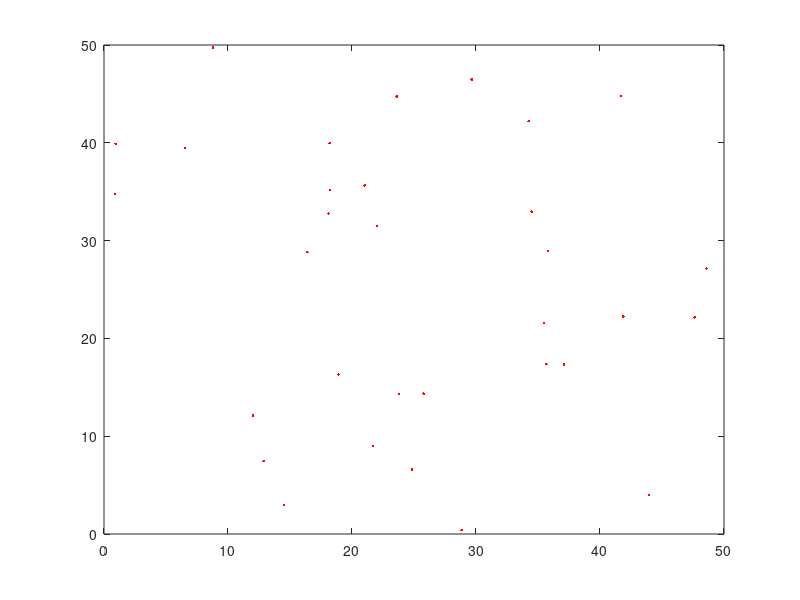

MATLAB code for this plot: (Note: this script raises an error after producing the figure.)
close all
clear
clc
addpath(genpath(cd))
warning('off')
%%
N = 32;                       % number of nodes
area = [50, 50];              % nodes deployment area in meter
Trange = 5;                   % transmission range of sensor node in meter
nodes.pos = area(1).*rand(N, 2); % nodes geographical locations
lambda = 0.125;                % signal wavelength in meter
nodes.major = Trange;        % major axis for elliptical range in meter
nodes.minor = lambda * Trange;  % minor axis for elliptical range in meter
redundantNo = round(10 * N / 100);

%% Hammersley Sequence-Based Initialization
% Generate Hammersley sequence for initial particle positions (x, y)
%[H_x, H_y] = hammersleySequence(N);

% Scale Hammersley sequence to the area
%nodes.pos = [area(1) * H_x, area(2) * H_y];  % Particle positions initialized with Hammersley sequence


%%
% plot the nodes deployment
cnt = 1;
for ii = 1:N      
    for jj = 1:N
        if ii ~= jj
            nodes.distance(ii, jj) = pdist([nodes.pos(ii, :); nodes.pos(jj, :)]);
            if nodes.distance(ii, jj) < Trange || nodes.distance(ii, jj) == Trange
                nodes.inrange(ii, jj) = 1;
            else
                nodes.inrange(ii, jj) = 0;
            end
        end
    end
end

figure
F5 = plot(nodes.pos(:, 1), nodes.pos(:, 2), '.', 'color', 'r');
hold on
for ii = 1:N                   % plot the circular transmission range
    [nodes.circle.x(ii,:), nodes.circle.y(ii,:)] = circle(nodes.pos(ii, 1), nodes.pos(ii, 2), Trange);
    F6 = fill(nodes.circle.x(ii,:), nodes.circle.y(ii,:), [0.25, 0.25, 0.25]);
    alpha 0.3
    hold on
end
axis on
xlabel('x(m)')
ylabel('y(m)')
title('Initial Placement of Nodes with circular transmission range')
%%
% plot delaunay triangle
TRI = delaunay(nodes.pos(:, 1), nodes.pos(:, 2));
figure(2)
F5 = plot(nodes.pos(:, 1), nodes.pos(:, 2), '.', 'color', 'r');
hold on
for ii = 1:N                   % plot the circular transmission range
    [nodes.circle.x(ii,:), nodes.circle.y(ii,:)] = circle(nodes.pos(ii, 1), nodes.pos(ii, 2), Trange);
    F6 = fill(nodes.circle.x(ii,:), nodes.circle.y(ii,:), [0.25, 0.25, 0.25]);
    alpha 0.3
    hold on
end
axis on
xlabel('x(m)')
ylabel('y(m)')
title('Coverage hole in initial position of Nodes')
hold on
triplot(TRI, nodes.pos(:, 1), nodes.pos(:, 2))
%%
% Hole detection
[holeDetected.circle, Circmcenter.circle, circumradius.circle] = holeDetection(TRI, nodes, F5, F6, Trange, area, 2, 1);
display(['--> No of detected Holes for Circular = ', num2str(numel(find(holeDetected.circle)))])
%%
% PSO optimize position of rest WSN nodes to cover the hole
nvars = 2 * N;  % Number of variables (positions for N nodes, each with x and y)
fun = @(x) objf(x, Trange, area);
lb = zeros(1, nvars);  % Lower bound for each particle's position (x and y for each node)
ub = area(1) * ones(1, nvars);  % Upper bound for each particle's position (x and y for each node)

% PSO Parameters
maxIter = 50;    % Max iterations
popSize = 30;     % Population size

% LDIW (Linearly Decreasing Inertia Weight)
w_max = 0.9;      % Maximum inertia weight
w_min = 0.4;      % Minimum inertia weight
V_max = 2;        % Maximum velocity (can be adjusted based on problem)

% TVAC (Time-Varying Acceleration Coefficients)
c1_max = 2.0;     % Maximum cognitive coefficient
c1_min = 0.5;     % Minimum cognitive coefficient
c2_max = 2.0;     % Maximum social coefficient
c2_min = 0.5;     % Minimum social coefficient

% Initialize population
X = lb + (ub - lb) .* rand(popSize, nvars);  % Positions of particles
V = zeros(popSize, nvars);  % Velocities of particles
Pbest = X;  % Personal best positions
PbestScore = inf(popSize, 1);  % Personal best scores
Gbest = X(1, :);  % Global best position
GbestScore = inf;  % Global best score

% Main PSO loop
for iter = 1:maxIter
    for i = 1:popSize
        % proposed adaptive
        %velocity_norm = norm(V(i, :)); % Norm of velocity
        %w = w_min + (w_max - w_min) * exp(-0.1 * velocity_norm); % Exponential decay for smoother transition
        %lDIW
        w = w_max - ((w_max - w_min) / maxIter) * iter;  % Linearly decreasing inertia weight
        
        % Update cognitive and social coefficients with slight random perturbation
        c1 = c1_max - ((c1_max - c1_min) / maxIter) * iter + 0.1 * randn;
        c2 = c2_max - ((c2_max - c2_min) / maxIter) * iter + 0.1 * randn;
        
        % Evaluate fitness
        score = fun(X(i, :));
        
        % Update personal best
        if score < PbestScore(i)
            PbestScore(i) = score;
            Pbest(i, :) = X(i, :);
        end
        
        % Update global best
        if score < GbestScore
            GbestScore = score;
            Gbest = X(i, :);
        end
        
        % Update velocity
        V(i, :) = w * V(i, :) + c1 * rand(1, nvars) .* (Pbest(i, :) - X(i, :)) + c2 * rand(1, nvars) .* (Gbest - X(i, :));
        
        % Update position
        X(i, :) = X(i, :) + V(i, :);
        
        % Apply boundary conditions
        X(i, :) = max(X(i, :), lb);
        X(i, :) = min(X(i, :), ub);
    end
    
    % Display iteration info
    disp(['Iteration: ', num2str(iter), ', Best Fitness: ', num2str(GbestScore)]);
end

finalPos = reshape(Gbest, [numel(Gbest) / 2, 2]);

% plot the final tuned Node' pos
figure
plot(finalPos(:, 1), finalPos(:, 2), 'o', 'color', 'r');
hold on
for ii = 1:N                 % plot the circular transmission range
    [finalcircle.x(ii,:), finalcircle.y(ii,:)] = circle(finalPos(ii, 1), finalPos(ii, 2), Trange);
    fill(finalcircle.x(ii,:), finalcircle.y(ii,:), [0.25, 0.25, 0.25]);
    alpha 0.3
    hold on
end
axis on
xlabel('x(m)')
ylabel('y(m)')
title('Optimized location of Nodes with circular transmission range')
